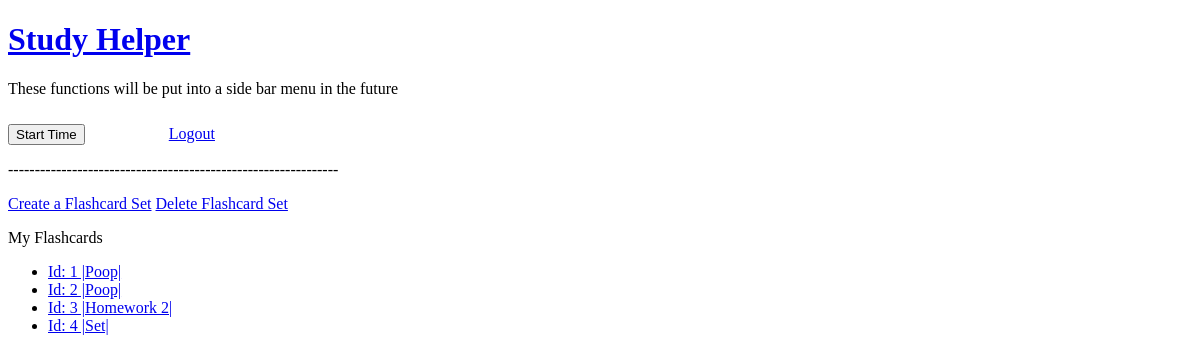
The page /flashcard (signed in) on the database as committed earlier.
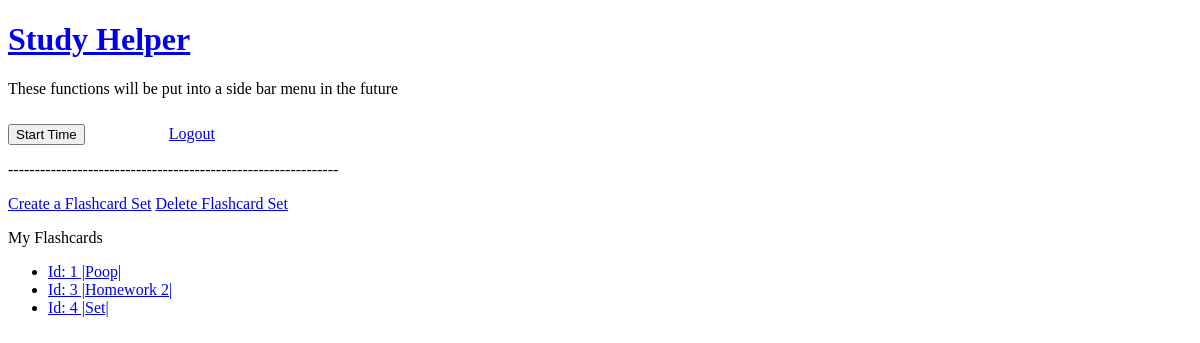
The same page on the database as committed later.
### myapp/models.py (models this page shows)
class Flashcardset(UserMixin, db.Model):
    id = db.Column(db.Integer, primary_key=True)
    author_id = db.Column(db.Integer, db.ForeignKey('user.id'))
    name = db.Column(db.String(64), unique=False, index=True)
    cards = db.relationship('Card', backref='set', lazy=True)
    def __repr__(self):
        return f'Id: {self.id} |{self.name}|'

### myapp/routes.py (the view)
@myapp_obj.route("/flashcard", methods=['GET', 'POST'])
@login_required
def display():
    flashcards = Flashcardset.query.filter_by(author_id = current_user.get_id())
    return render_template("/flashcard/flashcard_portal.html",
    flashcards = flashcards)

### myapp/models.py (called while the page is built)
@login.user_loader
def load_user(id):
    return User.query.get(int(id))

### myapp/templates/flashcard/flashcard_portal.html
{% extends "user/user_menu.html" %}
{% block content %}
<a href="/flashcard/create">Create a Flashcard Set</a>
<a href="/flashcard/delete">Delete Flashcard Set</a>
<p>My Flashcards</p>
<ul>
{% for cards in flashcards %}
    <li>
    <a href="/flashcard/display/{{ cards.name }}-{{ cards.id }}">{{ cards }}</a>
    </li>
{% endfor %}
</ul>
{% endblock %}

### myapp/templates/user/user_menu.html (shortened to what this page needs)
{% extends "base.html" %}
{% block menu %}
    <p>These functions will be put into a side bar menu in the future</p>
    <button id="start_timer" class="btn">Start Time</button>
    <a href="/logout">Logout</a>
    <p>--------------------------------------------------------------</p>
{% endblock %}

### myapp/templates/base.html (shortened to what this page needs)
<!DOCTYPE HTML>
<html>
    <head>
    <link rel="stylesheet" href="{{ url_for('static', filename='css/pomodoro.css') }}">
	<a href="/">
        <h1>Study Helper</h1>
    <a>
    </head>
    <body>
        {% if current_user.is_authenticated %}
            {% block menu %}
            {% endblock %}
        {% endif %}
	{% block content %}
	{% endblock %}
    </body>
</html>

### myapp/static/css/pomodoro.css (style rules this page uses)
body { margin: 20; padding: 10; }
.btn { margin-top: 10px; display : inline; }

Rows that differ between the two databases and show on the page:
removed Flashcardset: id+name "Id: 2 |Poop|"
